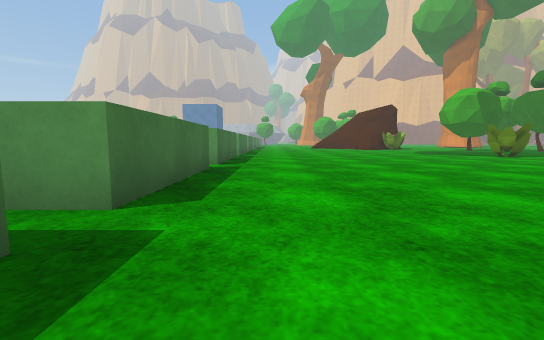
View 1 (above)

24 first-person views from a walk through a scene from a Unity 3-D project. The camera is 0.64 m above the floor, tilts 6° down and sees 90° across. The floor is counted in squares, 1 m on a side. Each view is taken from the middle of a square. On the plan, view 1 faces up. The plan holds only what a view shows up to about 9 squares ahead; the rest is blank. The place goes on beyond the plan. Surface patterns are stand-ins for the level's own textures.

View 2
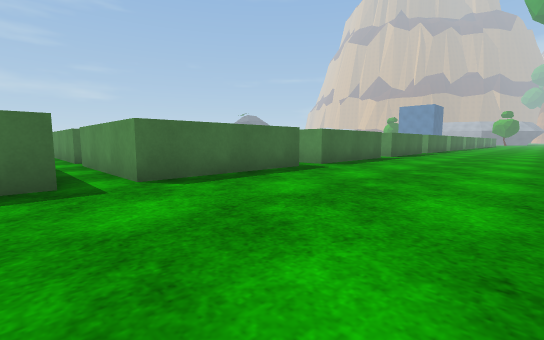

View 3
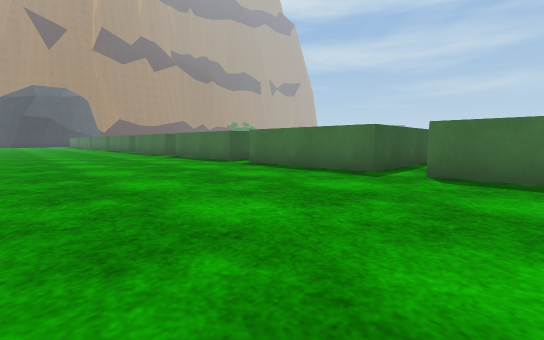

View 4
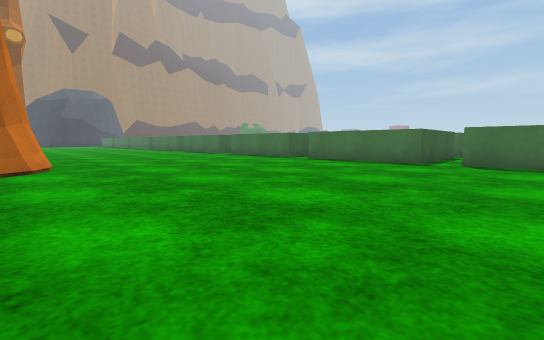

View 5
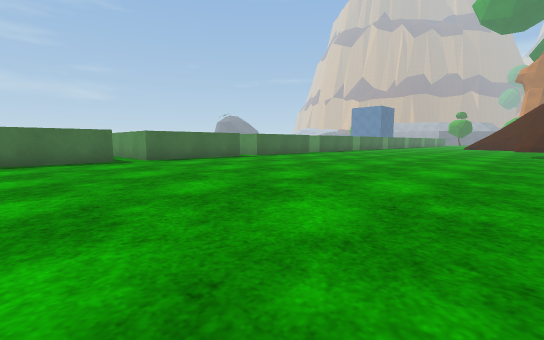

View 6
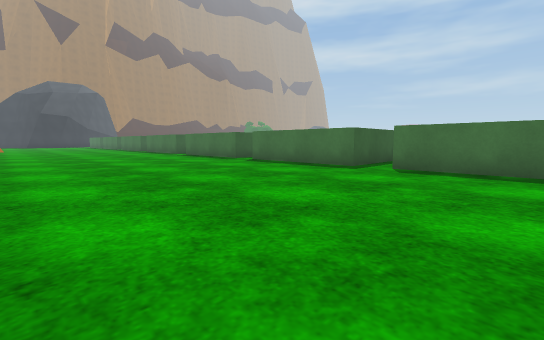

View 7
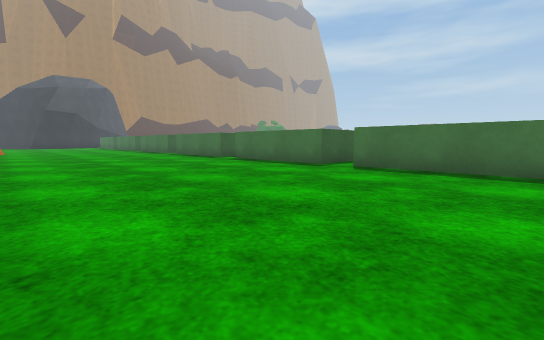

View 8
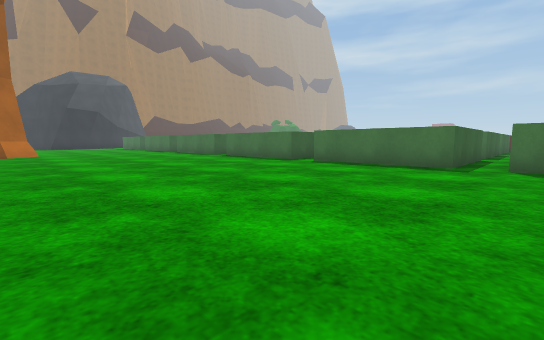

View 9
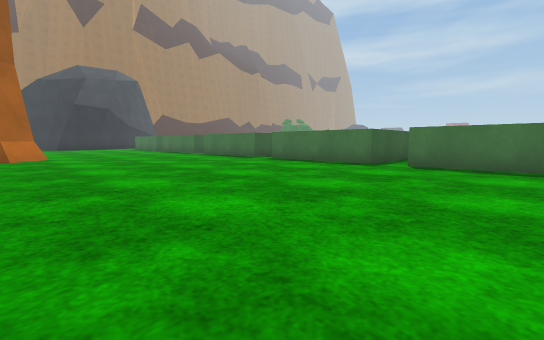

View 10
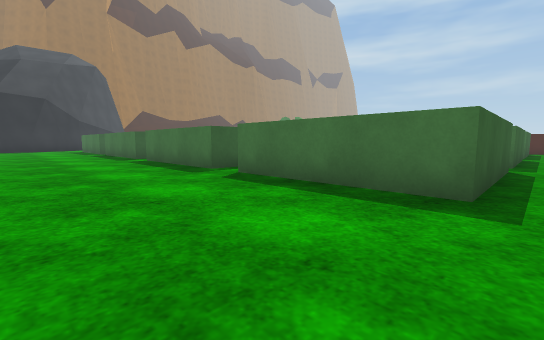

View 11
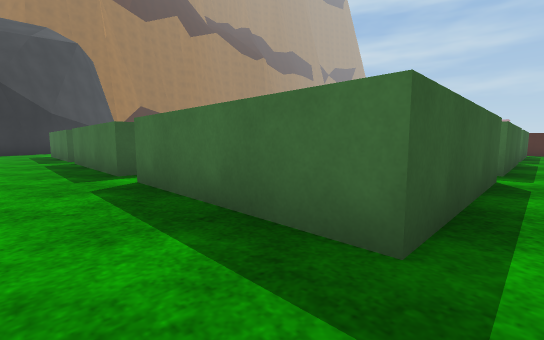

View 12
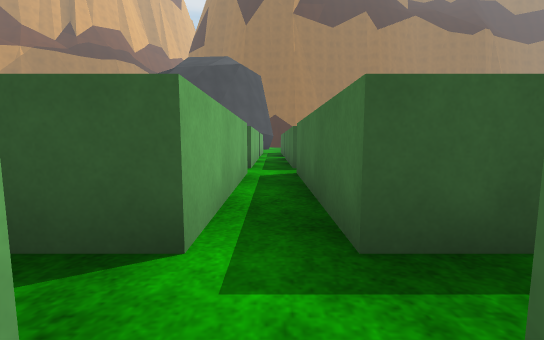

View 13
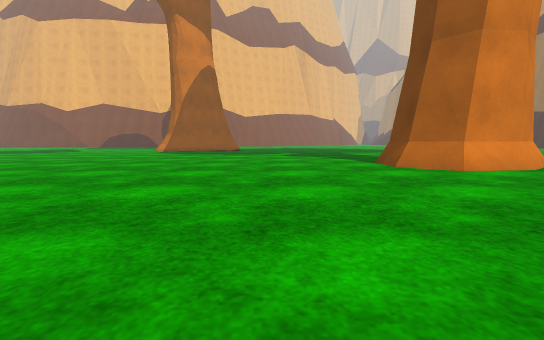

View 14
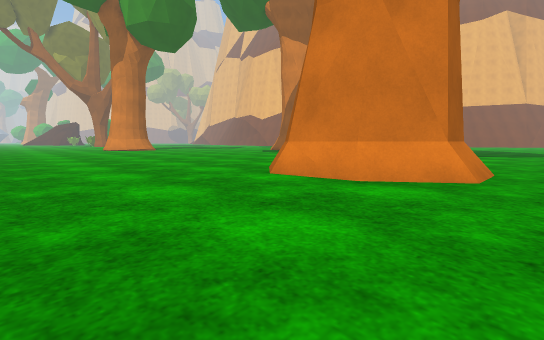

View 15
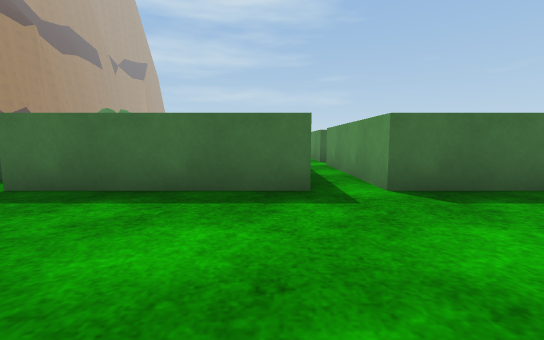

View 16
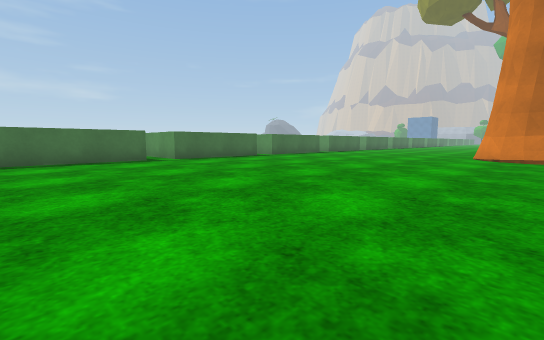

View 17
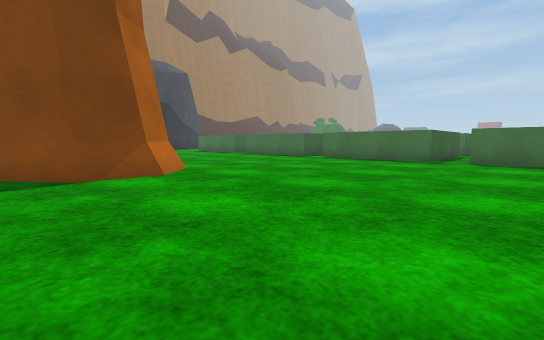

View 18
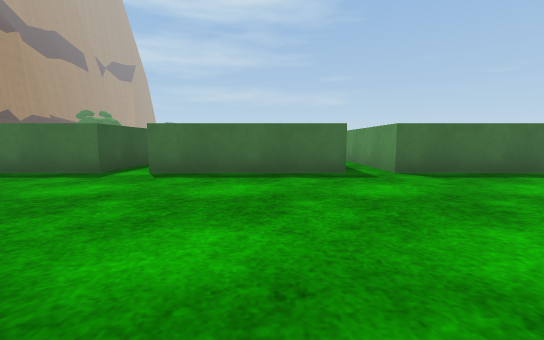

View 19
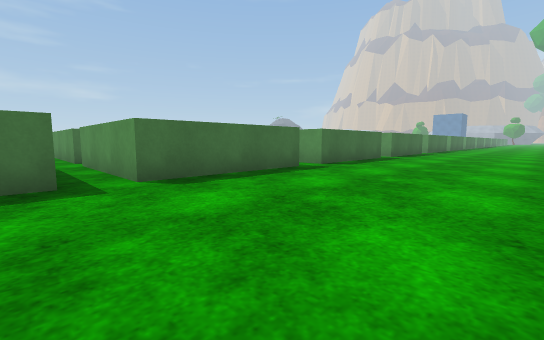

View 20
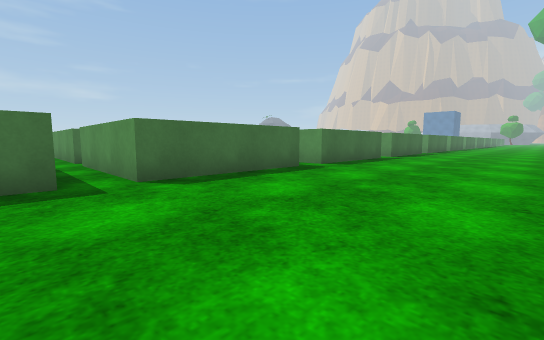

View 21
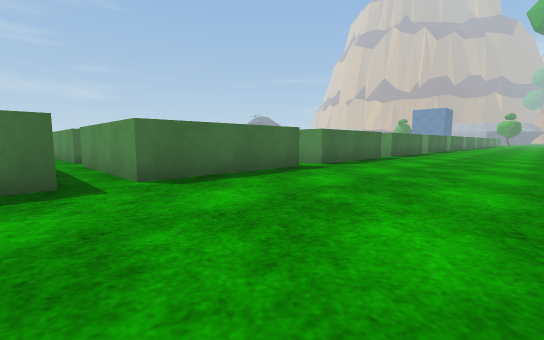

View 22
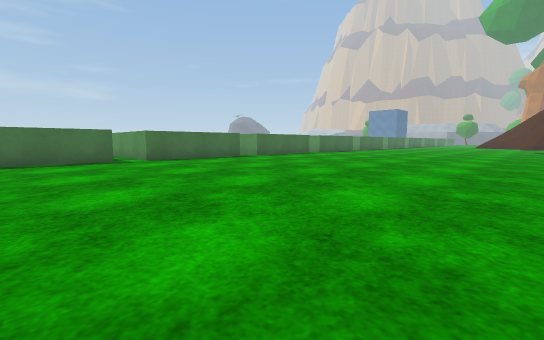

View 23
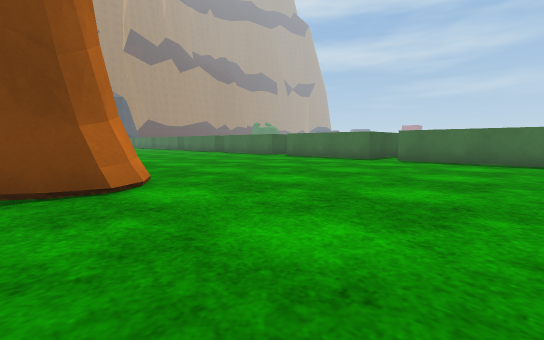

View 24
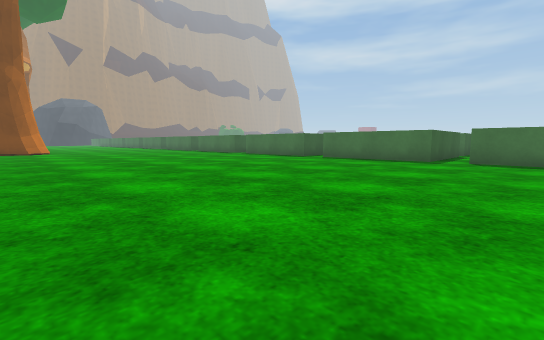

### Floor plan
Key: @ floor where view 1 was taken; # wall or solid block; . floor; ^ raised ledge; T tree.
Columns run from 12 left of view 1 to 8 right of it. Each row starts with its distance up from view 1.
  9           ^..........
  8           ^..........
  7           ...........
  6           ^..........
  5           ^..........
  4           ^..........
  3          ^^..........
  2           ...........
  1           ^..........
  0           ^.@........
 -1           ^..........
 -2     ^^ ^^^^..........
 -3     .................
 -4        ^^^^..........
 -5           ^..........
 -6           ^..........
 -7     ^^ ^^^^..........
 -8     ...............TT
 -9         ^^^.......TTT
-10           ^........TT
-11           ^........TT
-12     ^^ ^^^^..........
-13     .................
-14        ^^^^..........
-15           ^..........
-16           ^..........
-17     ^^ ^^^^..........
-18   ...................
-19   ^^^^ ^^^^..........
-20           ^..........
-21           ^..........
-22      ^.^^^^..........
-23 .....................
-24 ^ ^^^^.^^^^..........
-25      ^.^  ^..........
-26      ^.^  ^.......TT.
-27      ^.^^^^......T##T
-28       ...........T###
-29      ^.^^^^......T#
-30      ^.^  ^.......TT
-31      ^.^  ^.........

Positions as (right, up) in squares from view 1, and headings:
1: (0, 0), facing up
2: (3, -4), facing up-left
3: (4, -1), facing down-left
4: (7, -1), facing down-left
5: (8, -1), facing up-left
6: (5, -5), facing down-left
7: (5, -9), facing down-left
8: (6, -12), facing down-left
9: (6, -15), facing down-left
10: (2, -18), facing down-left
11: (0, -23), facing down-left
12: (-6, -22), facing down
13: (-1, -23), facing right
14: (1, -31), facing up-right
15: (2, -29), facing left
16: (8, -22), facing up-left
17: (8, -21), facing down-left
18: (4, -25), facing left
19: (3, -19), facing up-left
20: (3, -14), facing up-left
21: (3, -9), facing up-left
22: (8, -6), facing up-left
23: (8, -4), facing down-left
24: (8, 9), facing down-left
